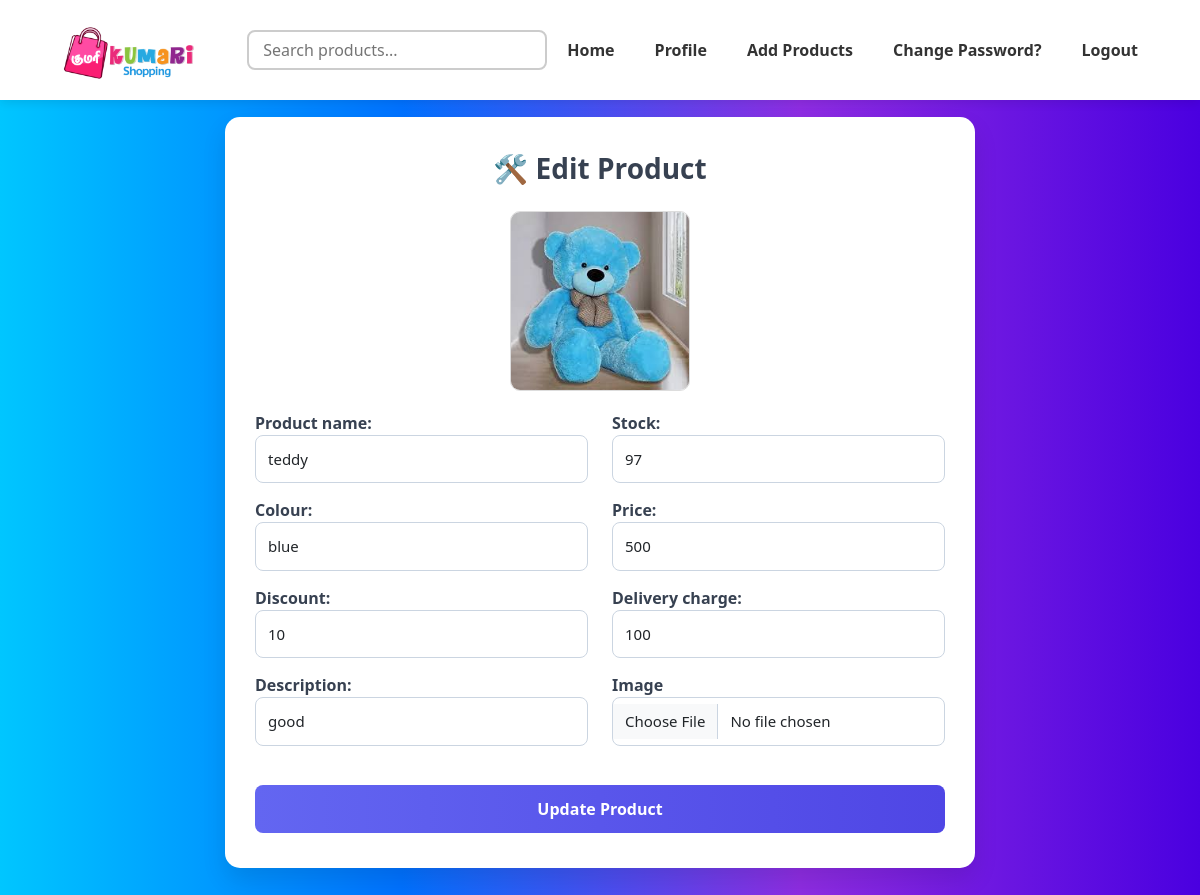
Screenshot of /edit_products/18/ (signed in) with the database file from the repository.
### accounts/models.py (models this page shows)
class Products(models.Model):
    seller = models.ForeignKey(CustomUser, on_delete=models.CASCADE, limit_choices_to={'user_type': 'seller'})
    image=models.ImageField(upload_to='product_images/')
    product_name=models.CharField(max_length=25,
        validators=[RegexValidator(r'^[a-zA-Z][a-zA-Z\s]*$','Enter a valid product name.')]
    )
    colour=models.CharField(max_length=20,
        validators=[RegexValidator(r'^[a-zA-Z][a-zA-Z]*$','Enter a valid colour.')]
    )
    description=models.CharField(max_length=200,
        validators=[RegexValidator(r'^[a-zA-Z0-9\s.,-]*$','Only alphanumeric characters and certain punctuation are allowed.')]
    )
    price=models.PositiveIntegerField()
    discount=models.PositiveIntegerField(
        validators=[RegexValidator(r'^\d{1,2}%?$', 'Enter a valid discount amount.')]
    )
    delivery_charge=models.PositiveIntegerField()
    stock=models.PositiveIntegerField()

### accounts/views.py (the view)
# urls.py: path('edit_products/<int:product_id>/',views.edit_products,name='edit_products'),
@login_required
def edit_products(request,product_id):
    if request.user.user_type != 'seller':
        return HttpResponseForbidden("Only the required sellers can edit their products.")
    product=get_object_or_404(Products,id=product_id,seller=request.user)
    if request.method=='POST':
        form=ProductsAddingForm(request.POST,request.FILES,instance=product)
        if form.is_valid():
            form.save()
            return redirect('view_products')
    else:
        form=ProductsAddingForm(instance=product)
    return render(request,'edit_products.html',{'form':form})

### accounts/forms.py
class ProductsAddingForm(forms.ModelForm):
    class Meta:
        model=Products
        fields='__all__'
        widgets = {
            'image': forms.ClearableFileInput(attrs={'class': 'form-control','placeholder': 'Choose an image'}),
            'product_name': forms.TextInput(attrs={'class': 'form-control','placeholder': 'Enter product name'}),
            'colour': forms.TextInput(attrs={'class': 'form-control','placeholder': 'Enter color'}),
            'description': forms.TextInput(attrs={'class': 'form-control','placeholder': 'Enter product description'}),
            'price': forms.NumberInput(attrs={'class': 'form-control','placeholder': 'Enter price'}),
            'discount': forms.NumberInput(attrs={'class': 'form-control','placeholder': 'Enter discount (e.g. 10%)'}),
            'delivery_charge': forms.NumberInput(attrs={'class': 'form-control','placeholder': 'Enter delivery charge'}),
            'stock': forms.NumberInput(attrs={'class': 'form-control','placeholder': 'Enter stock quantity'}),
        }
        exclude=['seller']

### templates/edit_products.html (shortened to what this page needs)
{% extends "base.html" %}
{% load static %}
{% block content %}
<div class="edit-product-wrapper">
  <div class="edit-card">
    <div class="edit-header">
      <h3>🛠️ Edit Product</h3>
    </div>
    <form method="post" enctype="multipart/form-data">
      {% if form.instance.image %}
        <div class="current-image">
          <img src="{{ form.instance.image.url }}" alt="Current Product Image">
        </div>
      {% endif %}
      <div class="row">
        <div class="col-md-6">
          {{ form.product_name.label_tag }} {{ form.product_name }}
          {{ form.colour.label_tag }} {{ form.colour }}
          {{ form.discount.label_tag }} {{ form.discount }}
          {{ form.description.label_tag }} {{ form.description }}
        </div>
        <div class="col-md-6">
          {{ form.stock.label_tag }} {{ form.stock }}
          {{ form.price.label_tag }} {{ form.price }}
          {{ form.delivery_charge.label_tag }} {{ form.delivery_charge }}
          <label for="{{ form.image.id_for_label }}">Image</label>
          <input type="file" name="{{ form.image.html_name }}" class="form-control" id="{{ form.image.id_for_label }}">
        </div>
      </div>
      <div class="text-center mt-4">
        <button type="submit" class="submit-btn">Update Product</button>
      </div>
    </form>
  </div>
</div>
{% endblock %}

### static/css/style.css (style rules this page uses)
body { margin: 0; padding: 0; height: 100%; }
.form-control { margin-bottom: 15px; border-radius: 20px; }

### templates/navbar.html (style rules this page uses)
button { padding: 6px 14px; background-color: #007bff; color: white; border: none; font-size: 16px; border-radius: 8px; cursor: pointer; transition: background-color 0.3s; }

### templates/edit_products.html (style rules this page uses)
body { background: linear-gradient(to right, #00c6ff, #0072ff, #8e2de2, #4a00e0); font-family: 'Segoe UI', sans-serif; }
.edit-product-wrapper { min-height: 100vh; display: flex; align-items: center; justify-content: center; padding: 40px 15px; margin-top: -43px; }
.edit-card { background: #ffffff; border-radius: 15px; padding: 35px 30px; width: 100%; max-width: 750px; box-shadow: 0 12px 24px rgba(0, 0, 0, 0.1); }
.edit-header { text-align: center; margin-bottom: 25px; }
.edit-header h3 { font-weight: bold; color: #374151; }
label { font-weight: 600; color: #374151; }
.form-control { border-radius: 8px; padding: 12px; font-size: 15px; border: 1px solid #cbd5e1; margin-bottom: 15px; }
.current-image { text-align: center; margin-bottom: 20px; }
.current-image img { max-height: 180px; border-radius: 10px; border: 1px solid #ddd; }
.submit-btn { background: linear-gradient(to right, #6366f1, #4f46e5); border: none; padding: 12px 20px; color: white; font-weight: 600; font-size: 16px; border-radius: 8px; transition: background 0.3s; width: 100%; }
@media (max-width: 1440px) { body { margin-top: 10%; } }

### rows the page displays
Products: instance.image (picture), product_name "teddy", colour "blue", discount "10", description "good", stock "97", price "500", delivery_charge "100"
